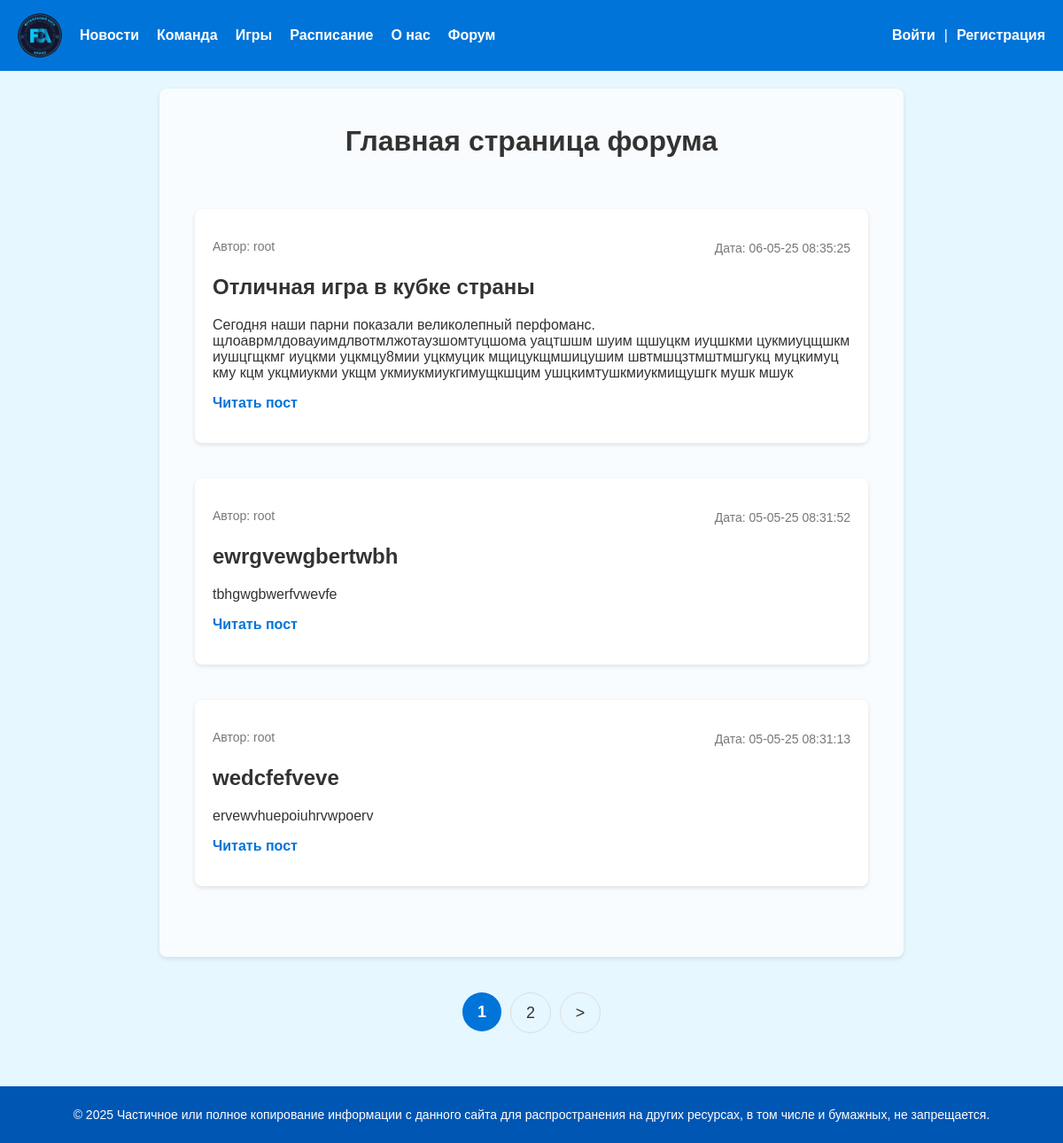
Before: /forum/home/ with the older database file.
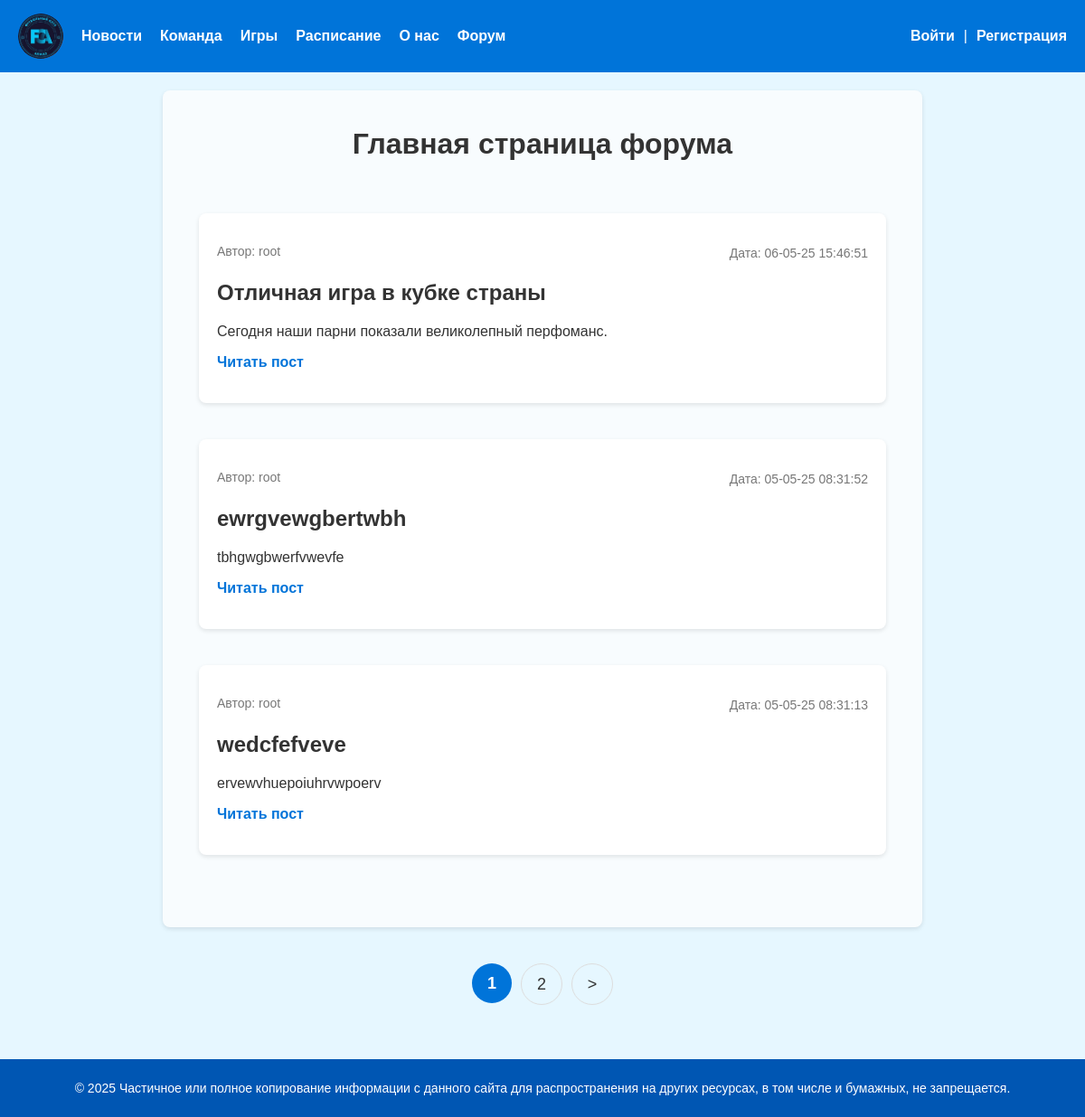
After: the same page with the newer database file.
### forum/models.py (models this page shows, shortened)
class Post(models.Model):
    class Status(models.IntegerChoices):
        DRAFT = 0, 'черновик'
        PUBLISHED = 1, 'опубликованно'
    title = models.CharField(max_length=255, verbose_name="Заголовок")
    slug = models.SlugField(max_length=255, unique=True, db_index=True, verbose_name="Slug")
    photo = models.ImageField(upload_to="post_photo/%y/%m/%d", default=None, blank=True, null=True, verbose_name="Фото")
    content = models.TextField(blank=True, verbose_name="Текст новости", validators=[MinLengthValidator(5, message="Минимум 5 символов"), MaxLengthValidator(10000, message="Максимум 10000 символов")])
    time_create = models.DateTimeField(auto_now_add=True, verbose_name="Время создания")
    time_update = models.DateTimeField(auto_now=True, verbose_name="Время изменения")
    is_published = models.BooleanField(choices=tuple(map(lambda x: (bool(x[0]), x[1]), Status.choices)), default=Status.DRAFT, verbose_name="Статус")
    author = models.ForeignKey(get_user_model(), on_delete=models.CASCADE, related_name='posts', null=True, default=None)
    objects = models.Manager()
    published = PublishedManager()
    def get_absolute_url(self):
        return reverse('forum:post', kwargs={'post_slug': self.slug})
    class Meta:
        verbose_name = "Пост"
        verbose_name_plural = "Посты"

### users/models.py (models this page shows)
class User(AbstractUser):
    photo = models.ImageField(upload_to='user_photo/%Y/%m/%d', blank=True, null=True, verbose_name='Аватар')
    date_birth = models.DateTimeField(blank=True, null=True, verbose_name='Дата рождения')

### forum/views.py (the view)
# urls.py: path('home/', views.ForumHome.as_view(), name='forum_home'),
class ForumHome(DataMixin, ListView):
    template_name = 'forum/home.html'
    context_object_name = 'posts'
    title_page = 'Главная страница форума'
    def get_queryset(self):
        return Post.published.all().order_by('-time_update')

### forum/models.py (called while the page is built)
    def get_queryset(self):
        return super().get_queryset().filter(is_published=Post.Status.PUBLISHED)

### users/context_processors.py (called while the page is built)
def get_menu_context(request):
    return {'menu': menu}

### forum/templates/forum/home.html (shortened to what this page needs)
{% extends "base.html" %}
{% load static %}
{% block content %}
<h1 align="center">{{title}}</h1>
    <div class="forum-page">
        <ul class="list-articles">
            {% for p in posts %}
                <li>
                    <div class="article-panel">
                        <p class="first">Автор: {{p.author.username|default:"неизвестен"}}</p>
                        <p class="last">Дата: {{ p.time_update|date:"d-m-y H:i:s" }}</p>
                    </div>
                    <h2>{{ p.title }}</h2>
                    {% autoescape off %}
                        {{ p.content|linebreaks|truncatewords:40 }}
                    {% endautoescape %}
                    <p class="link-read-post"><a href="{{ p.get_absolute_url }}">Читать пост</a></p>
                </li>
            {% endfor %}
        </ul>
    </div>
{% endblock %}
{% block navigation %}
    {% if page_obj.has_other_pages %}
        <nav class="list-pages">
            <ul>
                {% for p in paginator.page_range %}
                    {% if page_obj.number == p %}
                        <li class="page-num page-num-selected">{{ p }}</li>
                    {% elif p >= page_obj.number|add:-2 and p <= page_obj.number|add:2 %}
                        <li class="page-num">
                            <a href="?page={{ p }}">{{ p }}</a>
                        </li>
                    {% endif %}
                {% endfor %}
                {% if page_obj.has_next %}
                    <li class="page-num">
                        <a href="?page={{ page_obj.next_page_number }}">></a>
                    </li>
                {% endif %}
            </ul>
        </nav>
    {% endif %}
{% endblock %}

Changed rows visible on the page:
changed Post "Отличная игра в кубке страны": time_update "06-05-25 08:35:25" → "06-05-25 15:46:51"; content "…парни показали великолепный перфоманс. щлоаврмлдовауимдлвотмлжотаузшомтуцшома уацтшшм шуим щшуцкм иуцшкми цукмиуцщшкм иушцгщкмг иуцкми уцкмцу8мии уцкмуцик мщицукщмшицушим швтмшцзтмштмшгукц муцкимуц кму кцм укцмиукми укщм укмиукмиукгимущкшцим ушцкимтушкмиукмищушгк мушк мшук" → "Сегодня наши парни показали великолепный перфоманс."
